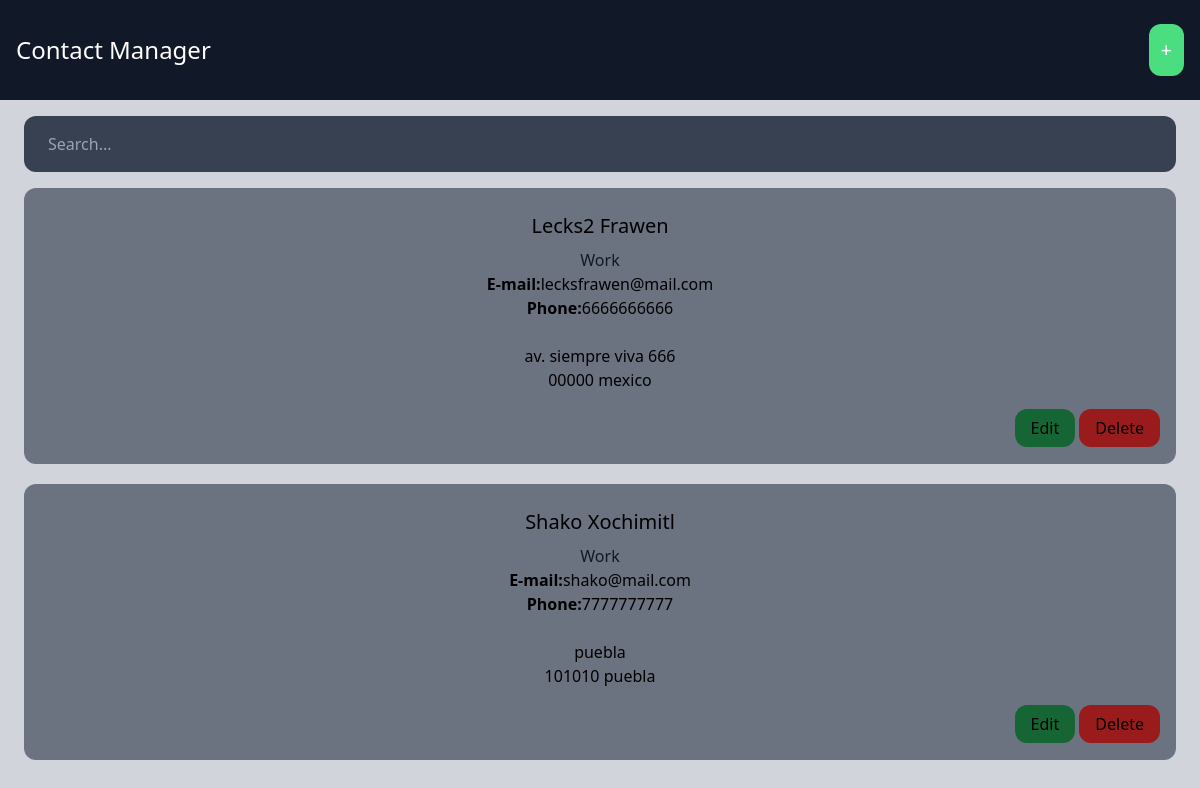
The app's page /, older data.
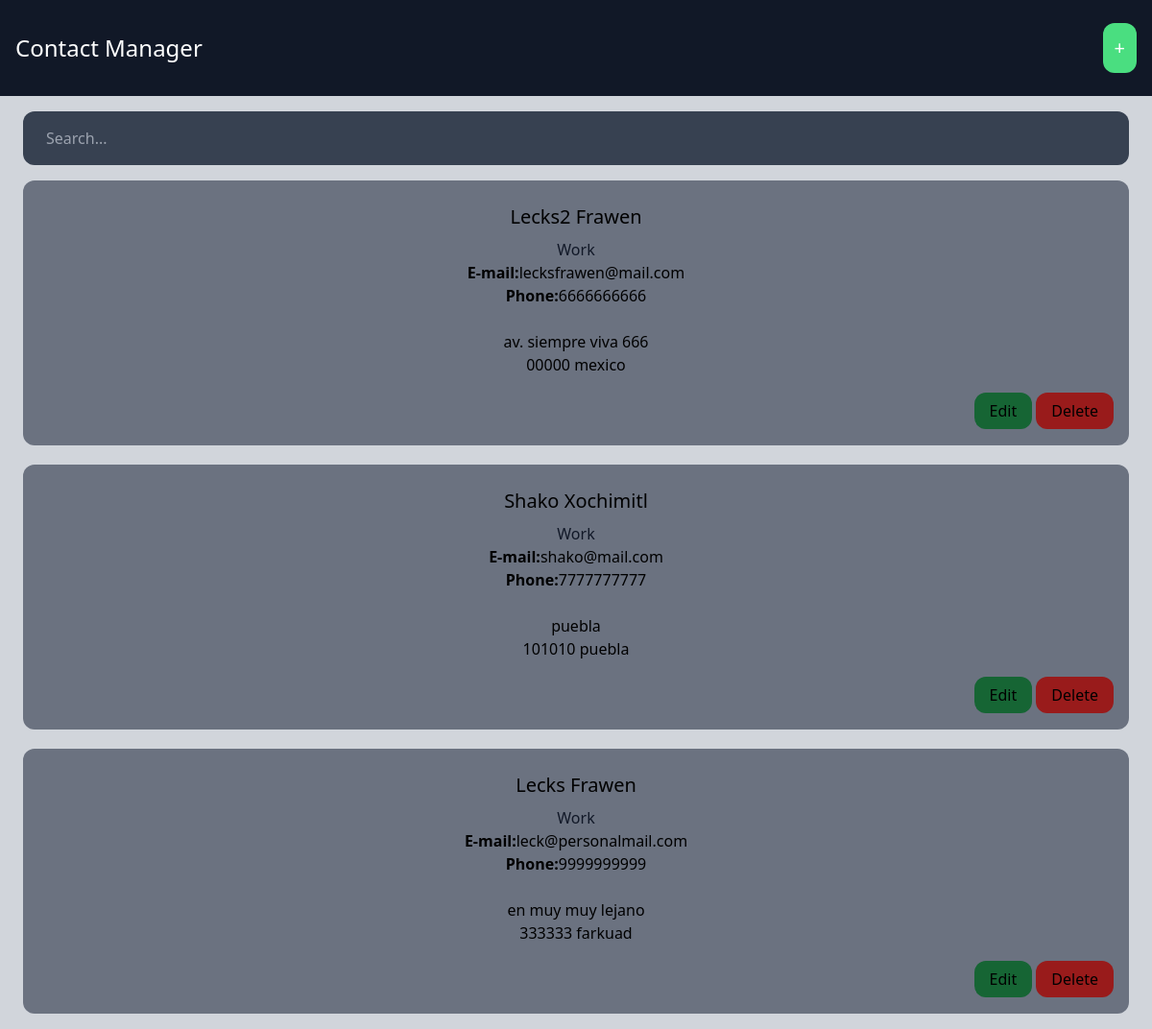
The same page, newer data.
### contact/models.py (models this page shows)
class Contact(models.Model):
    category = models.ForeignKey(Category, related_name='contacts', on_delete=models.CASCADE)
    first_name = models.CharField(max_length=255)
    last_name = models.CharField(max_length=255)
    email = models.EmailField()
    phone = models.CharField(max_length=255)
    address = models.CharField(max_length=255)
    zipcode = models.CharField(max_length=255)
    city = models.CharField(max_length=255)

class Category(models.Model):
    title = models.CharField(max_length=255)

### core/views.py (the view, shortened to what this page needs)
# urls.py: path('', frontpage, name='frontpage'),
def frontpage(request):
    contacts = Contact.objects.all()
    query = request.GET.get('query', '')
    return render(request, 'core/frontpage.html', {
        'contacts': contacts
    })

### core/templates/core/frontpage.html
{% extends 'core/base.html' %}
{% block content %}
    <div class="mb-4">
        <form method="get" action=".">
            <input type="text" name="query" placeholder="Search..." class="w-full py-4 px-6 rounded-xl bg-gray-700 text-white">
        </form>
    </div>
    <div class="space-y-5">
        {% for contact in contacts %}
            <div class="px-4 py-6 text-center bg-gray-500 rounded-xl">
                <h2 class="mb-2 text-xl">{{ contact.first_name }} {{ contact.last_name }}</h2>
                <h3 class="text-5m text-gray-900">{{ contact.category.title }}</h3>
                <p><strong>E-mail:</strong>{{ contact.email }}</p>
                <p><strong>Phone:</strong>{{ contact.phone }}</p>
                <p class="mt-6">
                    {{ contact.address }}<br>
                    {{ contact.zipcode }} {{contact.city }}
                </p>
                <div class="mt-6 items-end text-right">
                    <a href="{% url 'contact:edit' contact.id %}" class="px-4 py-2 bg-green-800 text_white rounded-xl">Edit</a>
                    <a href="{% url 'contact:delete' contact.id %}" class="px-4 py-2 bg-red-800 text_white rounded-xl">Delete</a>
                </div>
            </div>
        {% empty %}
            <div class="px-4 py-6 text-center bg-gray-500 rounded-xl">
                <p>No results...</p>
            </div>
        {% endfor %}
    </div>
{% endblock %}

### core/templates/core/base.html (shortened to what this page needs)
<!doctype html>
<html>
<head>
    <script src="https://cdn.tailwindcss.com"></script>
    </head>
<body class="bg-gray-300">
    <nav class="py-6 px-4 bg-gray-900 flex justify-between items-center">
        <a href="{% url 'frontpage' %}" class="text-white text-2xl">Contact Manager</a>
        <a href="{% url 'contact:add' %}" class="p-3 bg-green-400 text-white text-xl rounded-xl">+</a>
    </nav>
    <div class="px-6 py-4">
        {% block content %}
        {% endblock %}
    </div>
</body>
</html>

Row changes from the older to the newer data that the page shows:
added Contact: first_name "Lecks", last_name "Frawen", category "Work", email "leck@personalmail.com", phone "9999999999", address "en muy muy lejano", zipcode "333333", city "farkuad"
